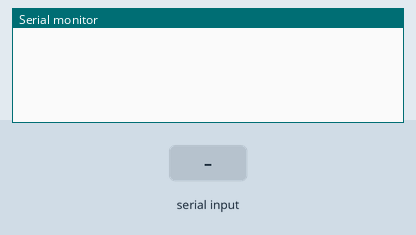
The sketch below on a simulated Arduino Uno, built with avr-gcc and run on an emulated ATmega328P. Parts: the last lines printed to the serial monitor. The test bench sets the inputs (shaded band).

Above: at 1.2 s.
1.3 s: "90,45\n" received over Serial
At 2.7 s:
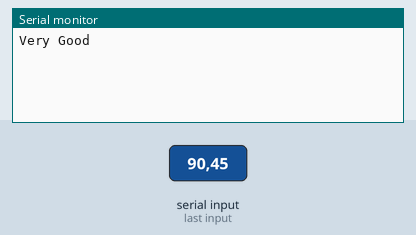
3.8 s: "30,150\n" received over Serial
At 5.8 s:
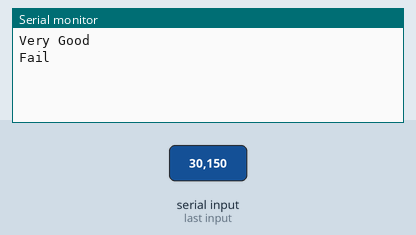
6.3 s: "60\n" received over Serial
At 7.7 s:
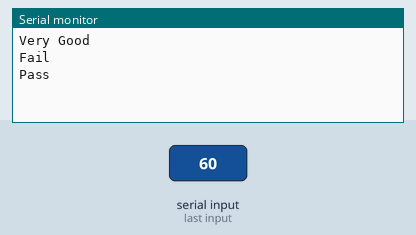
8.7 s: "80\n" received over Serial
At 10.7 s:
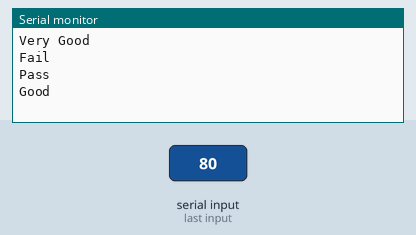

Measured:
- after the input at 1.3 s, the serial monitor: prints a new line after 1.0 s (image 1)
- after the input at 3.8 s, the serial monitor: prints a new line after 1.0 s (image 2)
- after the input at 6.3 s, the serial monitor: prints a new line after 1.0 s (image 3)
- after the input at 8.7 s, the serial monitor: prints a new line after 1.0 s (image 4)

The sketch:

Practice_Switch_GradeAnalyze.ino
```cpp
#include <Arduino.h>
#include "limits.h"

void setup() {
  Serial.begin(115200);
}

void loop() {
  while(Serial.available()) {
    String input_str = Serial.readString();
    uint32_t score = input_str.toInt();

    switch(score) {
      case 0 ... 59:
        Serial.println("Fail");
        break;
      case 60 ... 79:
        Serial.println("Pass");
        break;
      case 80 ... 89:
        Serial.println("Good");
        break;
      case 90 ... UINT32_MAX:
        Serial.println("Very Good");
        break;
    }
  }
}
```
